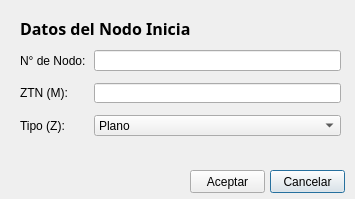
<?xml version="1.0" encoding="UTF-8"?>
<ui version="4.0">
 <class>TramosActionBase</class>
 <widget class="QDialog" name="TramosActionBase">
  <property name="geometry">
   <rect>
    <x>0</x>
    <y>0</y>
    <width>355</width>
    <height>199</height>
   </rect>
  </property>
  <property name="windowTitle">
   <string>Información Nodo Inicial</string>
  </property>
  <property name="modal">
   <bool>true</bool>
  </property>
  <widget class="QLabel" name="label">
   <property name="geometry">
    <rect>
     <x>20</x>
     <y>20</y>
     <width>171</width>
     <height>16</height>
    </rect>
   </property>
   <property name="font">
    <font>
     <family>Bell MT</family>
     <pointsize>12</pointsize>
     <weight>75</weight>
     <italic>false</italic>
     <bold>true</bold>
    </font>
   </property>
   <property name="text">
    <string>Datos del Nodo Inicial:</string>
   </property>
   <property name="textFormat">
    <enum>Qt::AutoText</enum>
   </property>
  </widget>
  <widget class="QWidget" name="formLayoutWidget">
   <property name="geometry">
    <rect>
     <x>20</x>
     <y>50</y>
     <width>321</width>
     <height>86</height>
    </rect>
   </property>
   <layout class="QFormLayout" name="formLayout">
    <property name="rowWrapPolicy">
     <enum>QFormLayout::DontWrapRows</enum>
    </property>
    <property name="labelAlignment">
     <set>Qt::AlignLeading|Qt::AlignLeft|Qt::AlignVCenter</set>
    </property>
    <property name="horizontalSpacing">
     <number>8</number>
    </property>
    <property name="verticalSpacing">
     <number>12</number>
    </property>
    <item row="0" column="0">
     <widget class="QLabel" name="label_2">
      <property name="text">
       <string>N° de Nodo:</string>
      </property>
     </widget>
    </item>
    <item row="0" column="1">
     <widget class="QLineEdit" name="n_nodo_inicial"/>
    </item>
    <item row="1" column="0">
     <widget class="QLabel" name="label_3">
      <property name="text">
       <string>ZTN (M):</string>
      </property>
     </widget>
    </item>
    <item row="1" column="1">
     <widget class="QLineEdit" name="ztn_inicial"/>
    </item>
    <item row="2" column="0">
     <widget class="QLabel" name="label_4">
      <property name="text">
       <string>Tipo (Z):</string>
      </property>
     </widget>
    </item>
    <item row="2" column="1">
     <widget class="QComboBox" name="tipo_z_inicial">
      <item>
       <property name="text">
        <string>Plano</string>
       </property>
      </item>
      <item>
       <property name="text">
        <string>Foto</string>
       </property>
      </item>
      <item>
       <property name="text">
        <string>Relev</string>
       </property>
      </item>
     </widget>
    </item>
   </layout>
  </widget>
  <widget class="QPushButton" name="cancel">
   <property name="geometry">
    <rect>
     <x>270</x>
     <y>170</y>
     <width>75</width>
     <height>23</height>
    </rect>
   </property>
   <property name="text">
    <string>Cancelar</string>
   </property>
  </widget>
  <widget class="QPushButton" name="ok">
   <property name="geometry">
    <rect>
     <x>190</x>
     <y>170</y>
     <width>75</width>
     <height>23</height>
    </rect>
   </property>
   <property name="text">
    <string>Aceptar</string>
   </property>
  </widget>
 </widget>
 <tabstops>
  <tabstop>n_nodo_inicial</tabstop>
  <tabstop>ztn_inicial</tabstop>
  <tabstop>tipo_z_inicial</tabstop>
  <tabstop>ok</tabstop>
  <tabstop>cancel</tabstop>
 </tabstops>
 <resources/>
 <connections>
  <connection>
   <sender>ok</sender>
   <signal>clicked()</signal>
   <receiver>TramosActionBase</receiver>
   <slot>accept()</slot>
   <hints>
    <hint type="sourcelabel">
     <x>227</x>
     <y>181</y>
    </hint>
    <hint type="destinationlabel">
     <x>177</x>
     <y>99</y>
    </hint>
   </hints>
  </connection>
  <connection>
   <sender>cancel</sender>
   <signal>clicked()</signal>
   <receiver>TramosActionBase</receiver>
   <slot>reject()</slot>
   <hints>
    <hint type="sourcelabel">
     <x>307</x>
     <y>181</y>
    </hint>
    <hint type="destinationlabel">
     <x>177</x>
     <y>99</y>
    </hint>
   </hints>
  </connection>
 </connections>
</ui>
